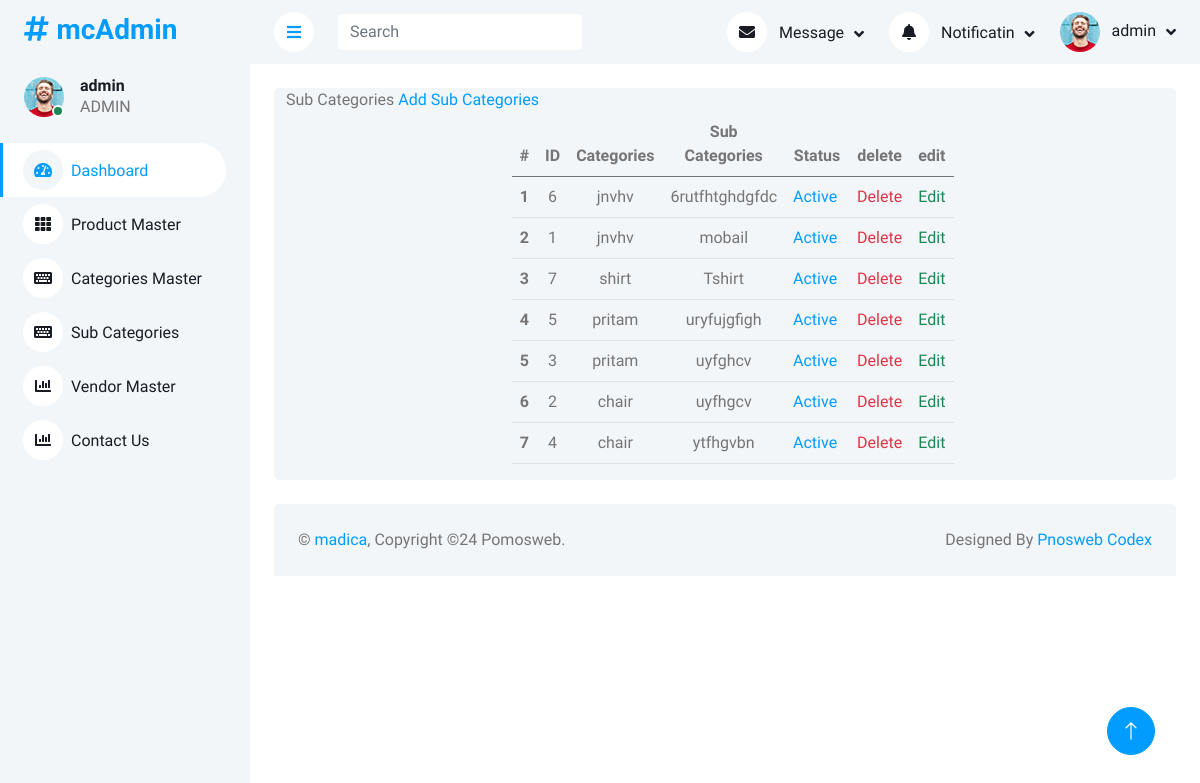
The app's page /admin/sub_categories.php (signed in) with its own data.
### tables this page shows
CREATE TABLE `sub_categories` (
  `id` int(11) NOT NULL,
  `categories_id` int(11) NOT NULL,
  `sub_categories` varchar(255) NOT NULL,
  `status` int(11) NOT NULL
);

CREATE TABLE `categories` (
  `id` int(111) NOT NULL,
  `categories` varchar(255) NOT NULL,
  `status` tinyint(4) NOT NULL,
  `pid` int(11) NOT NULL
);

### admin/sub_categories.php (the view, shortened to what this page needs)
<?php
include("./sideber.inc.php");
?>
</div>
<div class="content">
    <?php include("./top.inc.php") ?>
    <div class="container-fluid pt-4 px-4">
        <div class="row  bg-light rounded align-items-center justify-content-center mx-0">
            <div>Sub Categories <a href="./add_sub_categories.php" class="text-primary">Add Sub Categories</a></div>
            <div class="col-md-6 text-center">
                <div>
                    <table class="table">
                        <thead>
                            <tr>
                                <th scope="col" class="serial">#</th>
                                <th scope="col" class="ID">ID</th>
                                <th scope="col">Categories</th>
                                <th scope="col">Sub Categories</th>
                                <th scope="col">Status</th>
                                <th scope="col">delete</th>
                                <th scope="col">edit</th>
                            </tr>
                        </thead>
                        <tbody>
                            <?php
                            $sql = "SELECT sub_categories.*,categories.categories FROM sub_categories,categories WHERE categories.id=sub_categories.categories_id ORDER BY sub_categories.sub_categories ASC ";
                            $resultSet = $con->query($sql);
                            $i = 1;
                            while ($row = $resultSet->fetch_assoc()) {
                            ?>
                                <tr>
                                    <th scope="row" class="serial"><?php echo $i++ ?></th>
                                    <td><?php echo $row['id'] ?></td>
                                    <td><?php echo $row['categories'] ?></td>
                                    <td><?php echo $row['sub_categories'] ?></td>
                                    <td><?php
                                        if ($row['status'] == 1) {
                                            echo "<a href='?type=status&operation=deactive&id=" . $row['id'] . "'>Active</a>&nbsp;";
                                        } else {
                                            echo "<a href='?type=status&operation=active&id=" . $row['id'] . "'>Deactive</a>&nbsp;";
                                        }
                                        ?></td>
                                    <td><?php
                                        echo "<a class='text-danger' href='?type=delete&id=" . $row['id'] . "'>Delete</a>";
                                        ?></td>
                                    <td><?php
                                        echo "<a class='text-success' href='add_sub_categories.php?id=" . $row['id'] . "'>Edit</a>";
                                        ?></td>
                                </tr>
                            <?php
                            }
                            ?>
                        </tbody>
                    </table>
                </div>
            </div>
        </div>
    </div>
    <?php include("./footer.inc.php") ?>

### admin/css/style.css (style rules this page uses)
:root { --primary: #009CFF; --light: #F3F6F9; --dark: #191C24; }
.content { margin-left: 250px; min-height: 100vh; background: #FFFFFF; transition: 0.5s; }
@media (min-width: 992px) { .content { width: calc(100% - 250px); } }

### records on screen
sub_categories: id "6", categories.categories "jnvhv", sub_categories "6rutfhtghdgfdc"
sub_categories: id "1", categories.categories "jnvhv", sub_categories "mobail"
sub_categories: id "7", categories.categories "shirt", sub_categories "Tshirt"
sub_categories: id "5", categories.categories "pritam", sub_categories "uryfujgfigh"
sub_categories: id "3", categories.categories "pritam", sub_categories "uyfghcv"
sub_categories: id "2", categories.categories "chair", sub_categories "uyfhgcv"
sub_categories: id "4", categories.categories "chair", sub_categories "ytfhgvbn"

### other values on screen
$sitAdmin "mcAdmin"
$_SESSION['ADMIN_USERNAME'] "admin"
$_SESSION['ADMIN_MENEGE'] "ADMIN"
$sitename "madica"
